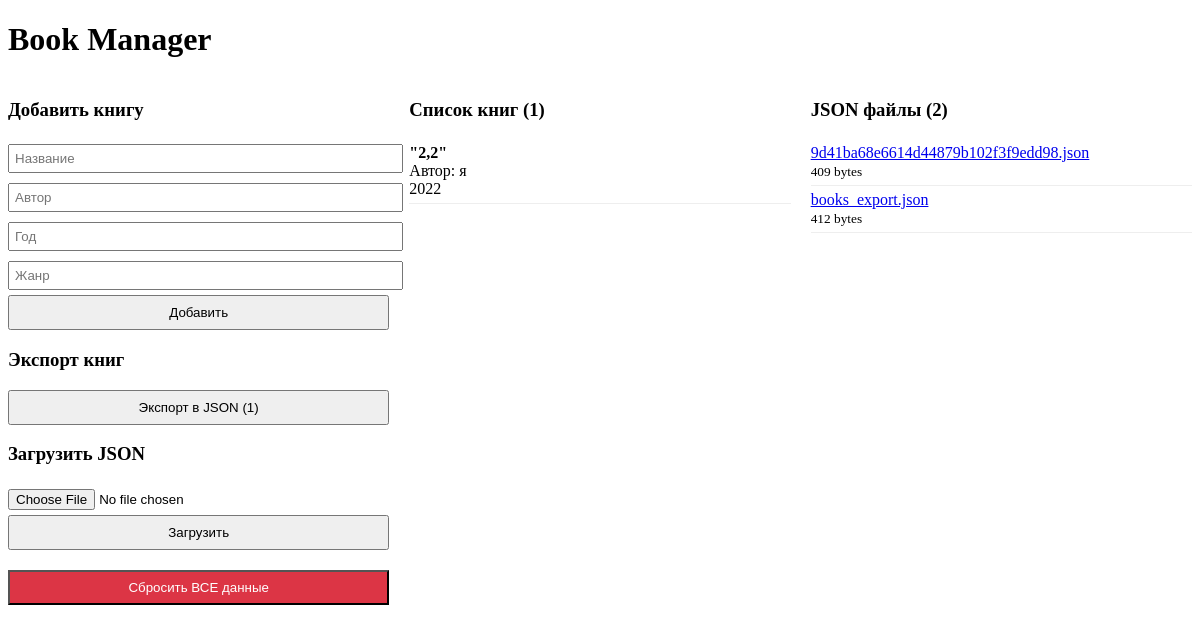
/, run on an earlier commit of the app's database.
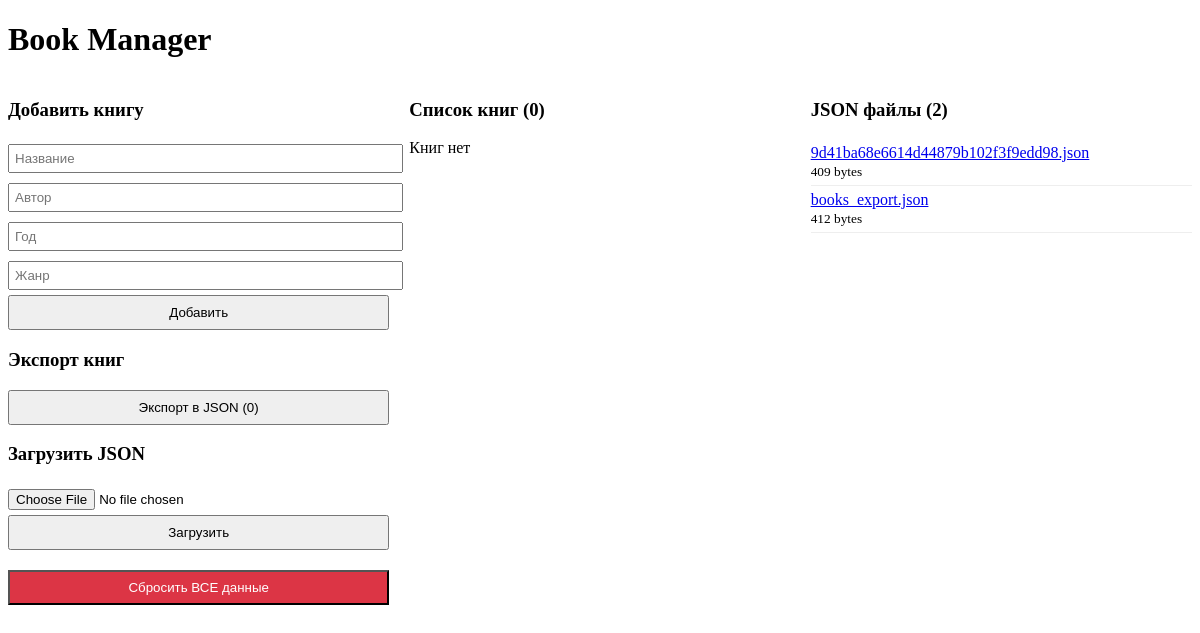
And on a later commit of the database.
### books/models.py (models this page shows)
class Book(models.Model):
    title = models.CharField(max_length=200)
    author = models.CharField(max_length=100)
    year = models.CharField(max_length=4)
    janr = models.CharField(max_length=100)

### books/views.py (the view, shortened to what this page needs)
# urls.py: path('', views.home, name='home'),
def home(request):
    files_dir = os.path.join(settings.MEDIA_ROOT, 'json_files')
    os.makedirs(files_dir, exist_ok=True)
    json_files = []
    if os.path.exists(files_dir):  # Проверка существования папки
        for f in os.listdir(files_dir):
            if f.endswith('.json'):  # Фильтрация только JSON файлов
                filepath = os.path.join(files_dir, f)
                json_files.append({
                    'name': f,
                    'size': os.path.getsize(filepath),
                })
    return render(request, 'books/home.html', {
        'books': Book.objects.all(),
        'json_files': json_files,
    })

### books/templates/books/home.html (shortened to what this page needs)
<!DOCTYPE html>
<html>
<head>
</head>
<body>
    <h1>Book Manager</h1>
    <div style="display: grid; grid-template-columns: 1fr 1fr 1fr; gap: 20px;">
        <div>
            <h3>Добавить книгу</h3>
            <form method="post">
                <input type="text" name="title" placeholder="Название" required style="width: 100%; margin: 5px 0; padding: 5px;"><br>
                <input type="text" name="author" placeholder="Автор" required style="width: 100%; margin: 5px 0; padding: 5px;"><br>
                <input type="text" name="year" placeholder="Год" required style="width: 100%; margin: 5px 0; padding: 5px;"><br>
                <input type="text" name="janr" placeholder="Жанр" required style="width: 100%; margin: 5px 0; padding: 5px;"><br>
                <button type="submit" style="width: 100%; padding: 8px;">Добавить</button>
            </form>
            <h3>Экспорт книг</h3>
            <form method="post">
                <button type="submit" name="export" style="width: 100%; padding: 8px;">
                    Экспорт в JSON ({{ books.count }})
                </button>
            </form>
            <h3>Загрузить JSON</h3>
            <form method="post" enctype="multipart/form-data">
                <input type="file" name="json_file" accept=".json" required style="width: 100%; margin: 5px 0;">
                <button type="submit" style="width: 100%; padding: 8px;">Загрузить</button>
            </form>
        </div>
        <div>
            <h3>Список книг ({{ books.count }})</h3>
            {% if books %}
                {% for book in books %}
                    <div style="border-bottom: 1px solid #eee; padding: 5px 0;">
                        <strong>"{{ book.title }}"</strong><br>
                        Автор: {{ book.author }}<br>
                        {{ book.year }}
                    </div>
                {% endfor %}
            {% else %}
                <p>Книг нет</p>
            {% endif %}
        </div>
        <div>
            <h3>JSON файлы ({{ json_files|length }})</h3>
            {% if json_files %}
                {% for file in json_files %}
                    <div style="border-bottom: 1px solid #eee; padding: 5px 0;">
                        <a href="{% url 'view_json' file.name %}">{{ file.name }}</a><br>
                        <small>{{ file.size }} bytes</small>
                    </div>
                {% endfor %}
            {% else %}
                <p>Файлов нет</p>
            {% endif %}
        </div>
        <form method="post" onsubmit="return confirm('ВНИМАНИЕ! Это удалит ВСЕ книги и ВСЕ JSON файлы. Продолжить?')">
        <button type="submit" name="reset_all" style="width: 100%; padding: 8px; background: #dc3545; color: white;">
            Сбросить ВСЕ данные
        </button>
        </form>
    </div>
</body>
</html>

What changed in the data, as far as the page shows it:
removed Book: title "2,2", author "я", year "2022"
Also different on the page:
{{ books.count }}: "1" → "0"
text now shown: "Книг нет"
